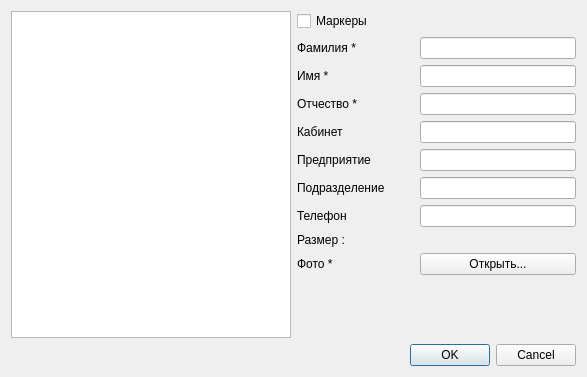
<?xml version="1.0" encoding="UTF-8"?>
<ui version="4.0">
 <class>EnterNewFace</class>
 <widget class="QDialog" name="EnterNewFace">
  <property name="geometry">
   <rect>
    <x>0</x>
    <y>0</y>
    <width>587</width>
    <height>377</height>
   </rect>
  </property>
  <property name="minimumSize">
   <size>
    <width>587</width>
    <height>377</height>
   </size>
  </property>
  <property name="maximumSize">
   <size>
    <width>587</width>
    <height>377</height>
   </size>
  </property>
  <property name="windowTitle">
   <string>Добавление лица</string>
  </property>
  <layout class="QVBoxLayout" name="verticalLayout_3">
   <item>
    <layout class="QHBoxLayout" name="horizontalLayout_6">
     <item>
      <widget class="QGraphicsView" name="graphicsView"/>
     </item>
     <item>
      <layout class="QVBoxLayout" name="verticalLayout_2">
       <item>
        <widget class="QCheckBox" name="checkBox">
         <property name="text">
          <string>Маркеры</string>
         </property>
        </widget>
       </item>
       <item>
        <layout class="QVBoxLayout" name="verticalLayout">
         <item>
          <layout class="QHBoxLayout" name="horizontalLayout_5" stretch="3,4">
           <item>
            <widget class="QLabel" name="label_4">
             <property name="text">
              <string>Фамилия *</string>
             </property>
            </widget>
           </item>
           <item>
            <widget class="QLineEdit" name="lineEdit"/>
           </item>
          </layout>
         </item>
         <item>
          <layout class="QHBoxLayout" name="horizontalLayout_4" stretch="3,4">
           <item>
            <widget class="QLabel" name="label_3">
             <property name="text">
              <string>Имя *</string>
             </property>
            </widget>
           </item>
           <item>
            <widget class="QLineEdit" name="lineEdit_2"/>
           </item>
          </layout>
         </item>
         <item>
          <layout class="QHBoxLayout" name="horizontalLayout_3" stretch="3,4">
           <item>
            <widget class="QLabel" name="label_2">
             <property name="text">
              <string>Отчество *</string>
             </property>
            </widget>
           </item>
           <item>
            <widget class="QLineEdit" name="lineEdit_3"/>
           </item>
          </layout>
         </item>
         <item>
          <layout class="QHBoxLayout" name="horizontalLayout_8" stretch="3,4">
           <item>
            <widget class="QLabel" name="label_7">
             <property name="text">
              <string>Кабинет</string>
             </property>
            </widget>
           </item>
           <item>
            <widget class="QLineEdit" name="lineEdit_5"/>
           </item>
          </layout>
         </item>
         <item>
          <layout class="QHBoxLayout" name="horizontalLayout_10" stretch="3,4">
           <item>
            <widget class="QLabel" name="label_9">
             <property name="text">
              <string>Предприятие</string>
             </property>
            </widget>
           </item>
           <item>
            <widget class="QLineEdit" name="lineEdit_7"/>
           </item>
          </layout>
         </item>
         <item>
          <layout class="QHBoxLayout" name="horizontalLayout_9" stretch="3,4">
           <item>
            <widget class="QLabel" name="label_8">
             <property name="text">
              <string>Подразделение</string>
             </property>
            </widget>
           </item>
           <item>
            <widget class="QLineEdit" name="lineEdit_6"/>
           </item>
          </layout>
         </item>
         <item>
          <layout class="QHBoxLayout" name="horizontalLayout_7" stretch="3,4">
           <item>
            <widget class="QLabel" name="label_5">
             <property name="text">
              <string>Телефон</string>
             </property>
            </widget>
           </item>
           <item>
            <widget class="QLineEdit" name="lineEdit_4"/>
           </item>
          </layout>
         </item>
         <item>
          <widget class="QLabel" name="label_6">
           <property name="text">
            <string>Размер : </string>
           </property>
          </widget>
         </item>
         <item>
          <layout class="QHBoxLayout" name="horizontalLayout_2" stretch="3,4">
           <item>
            <widget class="QLabel" name="label">
             <property name="text">
              <string>Фото *</string>
             </property>
            </widget>
           </item>
           <item>
            <widget class="QPushButton" name="pushButton">
             <property name="text">
              <string>Открыть...</string>
             </property>
            </widget>
           </item>
          </layout>
         </item>
        </layout>
       </item>
       <item>
        <spacer name="verticalSpacer">
         <property name="orientation">
          <enum>Qt::Vertical</enum>
         </property>
         <property name="sizeHint" stdset="0">
          <size>
           <width>20</width>
           <height>40</height>
          </size>
         </property>
        </spacer>
       </item>
      </layout>
     </item>
    </layout>
   </item>
   <item>
    <widget class="QDialogButtonBox" name="buttonBox">
     <property name="orientation">
      <enum>Qt::Horizontal</enum>
     </property>
     <property name="standardButtons">
      <set>QDialogButtonBox::Cancel|QDialogButtonBox::Ok</set>
     </property>
    </widget>
   </item>
  </layout>
 </widget>
 <resources/>
 <connections>
  <connection>
   <sender>buttonBox</sender>
   <signal>rejected()</signal>
   <receiver>EnterNewFace</receiver>
   <slot>reject()</slot>
   <hints>
    <hint type="sourcelabel">
     <x>295</x>
     <y>367</y>
    </hint>
    <hint type="destinationlabel">
     <x>286</x>
     <y>274</y>
    </hint>
   </hints>
  </connection>
 </connections>
</ui>
